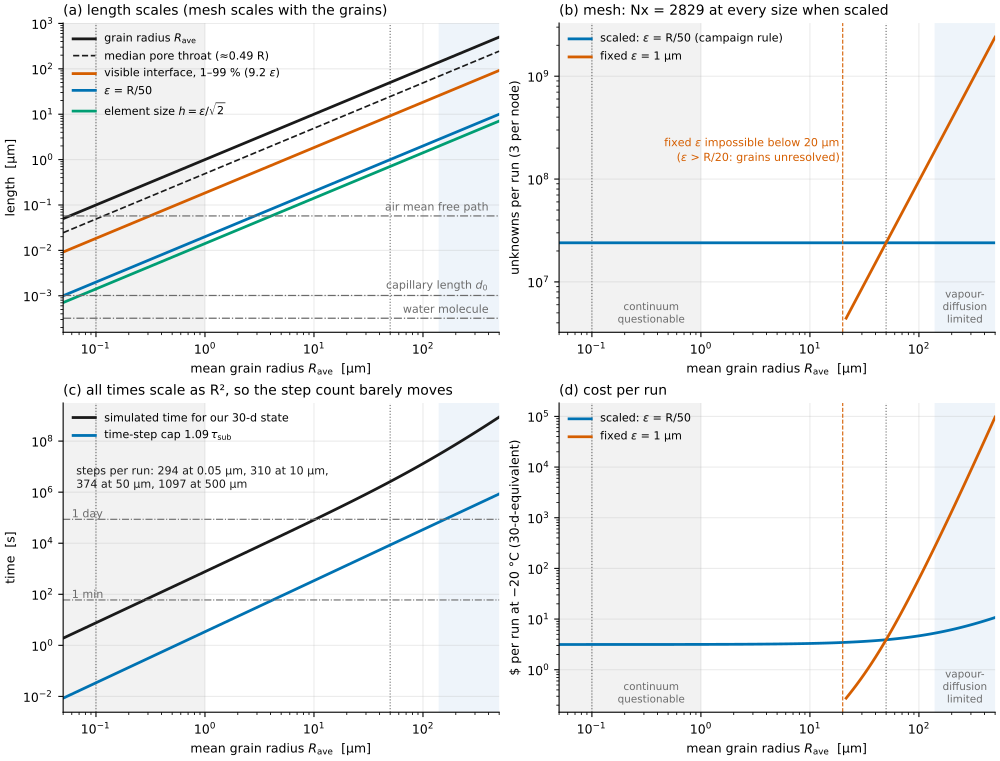

Python code for this plot:
#!/usr/bin/env python3
"""How the mesh, interface width and cost change with mean grain radius.

    venv_enceladus/bin/python studies/grain_size_scaling/grain_size_scaling.py

Sweeps R_ave from 0.05 um to 500 um through the SAME sizing code the campaign
uses (preprocess/comp_eps.py compute_eps, via generate_study_opts.derived_vn
and tau_sub_of), at -20 C, alpha_c = 1e-3, safety 0.5, periodic L = 40 R_ave.

Two ways to change grain size:

  SCALED (the campaign rule): R_feat = R_ave/25, so eps = R_ave/50 and the
      element count is the same at every size. This is what we would do.
  FIXED eps = 1 um (today's mesh spacing kept): the element count grows as
      R_ave^2, and below R_ave = 20 um eps exceeds the geometric bound
      eps <= R_ave/20 (B-CURV) -- the grains are not resolved at all.

Cost model, per 30-day-equivalent run at -20 C (measured 2026-09-30,
studies/keff_sintering/scaling/README.md): 118 core-seconds per million DoF
per phase-field step at 200k DoF/core, 5.2 s x 121 ranks per k_eff sample
(scaled with DoF), 179 samples, $0.012 per core-hour.
Steps = t_equiv/dtmax + 70 (early CFL-limited steps), dtmax = 1.09 tau_sub.

t_equiv is the time to reach the SAME sintering state as our 30 d at 50 um.
Attachment-limited, every time in the problem scales as R^2; with vapour
transport in series (rate ~ 1/(beta_HK + R/D_v)) the time is
    t_equiv = 30 d * (R/50um)^2 * (1 + R/L*) / (1 + 50um/L*),  L* = D_v beta_HK.
This is an estimate of the model's own scaling, not of real snow -- see the
README for what the model leaves out at sub-micron sizes.

Writes grain_size_scaling.csv and grain_size_scaling.{png,pdf} here.
"""
from __future__ import annotations

import csv
import math
import sys
from pathlib import Path

import numpy as np
import matplotlib
matplotlib.use("Agg")
import matplotlib.pyplot as plt

HERE = Path(__file__).resolve().parent
PROJ = HERE.parents[1]
sys.path.insert(0, str(PROJ / "preprocess"))
from comp_eps import (compute_eps, Dv_T, beta_HK, capillary_length,  # noqa: E402
                      rho_vs_sat)
from generate_study_opts import derived_vn, tau_sub_of, DTMAX_OVER_TAU  # noqa: E402

T_C, ALPHA, SAFETY, L_OVER_R = -20.0, 1.0e-3, 0.5, 40.0
R0 = 50e-6                     # campaign grain radius
T0_DAYS = 30.0                 # campaign run length at R0
DOF_PER_NODE = 3
CORE_S_PER_MDOF_STEP = 23.4 * 121 / 24.0   # measured, 121 ranks, 24.0M DoF
KEFF_CORE_S_PER_MDOF = 5.2 * 121 / 24.0
N_KEFF, EARLY_STEPS, RATE = 179, 70, 0.012
TARGET_DOFS_PER_CORE = 200_000
FIXED_EPS = 1.0e-6

# reference lengths
L_STAR = Dv_T(T_C) * beta_HK(T_C, ALPHA)          # attachment/diffusion crossover
D0 = capillary_length(T_C)                         # ice capillary length
LAMBDA_AIR = 0.0665e-6 * (T_C + 273.15) / 293.15   # air mean free path, 1 atm (~T)
A_MOL = 0.32e-9                                    # water molecular spacing
N_VAPOR = rho_vs_sat(T_C) / 2.99e-26               # vapour molecules per m^3


def t_equiv(R):
    return T0_DAYS * 86400 * (R / R0) ** 2 * (1 + R / L_STAR) / (1 + R0 / L_STAR)


def run_cost(dof, steps):
    """$ per run: phase-field steps + k_eff samples, both ~ DoF."""
    core_s = dof / 1e6 * (steps * CORE_S_PER_MDOF_STEP + N_KEFF * KEFF_CORE_S_PER_MDOF)
    return core_s / 3600 * RATE


def scaled(R):
    L = L_OVER_R * R
    p = compute_eps(Lx=L, Ly=L, Rave=R, T0_C=T_C, alpha_c=ALPHA, safety=SAFETY,
                    v_n=derived_vn(T_C, ALPHA, R / 25))
    tau = tau_sub_of(p["eps"], p["beta_uns"], p["d0"])
    dt = DTMAX_OVER_TAU * tau
    te = t_equiv(R)
    steps = te / dt + EARLY_STEPS
    dof = DOF_PER_NODE * p["Nx"] * p["Ny"]
    return dict(R_m=R, L_m=L, eps_m=p["eps"], binding=p["binding"], h_m=p["eps"] / math.sqrt(2),
                band_1_99_m=9.2 * p["eps"], Nx=p["Nx"], dof=dof,
                ranks=math.ceil(dof / TARGET_DOFS_PER_CORE), tau_sub_s=tau, dtmax_s=dt,
                t_equiv_s=te, steps=steps, usd=run_cost(dof, steps),
                delta_heat=p["delta_heat"], R_over_Lstar=R / L_STAR)


def fixed(R):
    """Keep eps = 1 um. Valid only while eps <= R/20 (B-CURV)."""
    L = L_OVER_R * R
    eps = FIXED_EPS
    p = compute_eps(Lx=L, Ly=L, Rave=R, T0_C=T_C, alpha_c=ALPHA, safety=SAFETY,
                    v_n=derived_vn(T_C, ALPHA, 2e-6))
    nx = math.ceil(math.sqrt(2) * L / eps)
    dof = DOF_PER_NODE * nx * nx
    tau = tau_sub_of(eps, p["beta_uns"], p["d0"])
    steps = t_equiv(R) / (DTMAX_OVER_TAU * tau) + EARLY_STEPS
    return dict(Nx=nx, dof=dof, steps=steps, usd=run_cost(dof, steps),
                valid=eps <= 0.05 * R)


def main():
    Rs = np.logspace(math.log10(0.05e-6), math.log10(500e-6), 121)
    A = [scaled(R) for R in Rs]
    B = [fixed(R) for R in Rs]
    rows = [{**a, "fixed_eps_Nx": b["Nx"], "fixed_eps_dof": b["dof"],
             "fixed_eps_steps": b["steps"], "fixed_eps_usd": b["usd"],
             "fixed_eps_valid": b["valid"]} for a, b in zip(A, B)]
    with open(HERE / "grain_size_scaling.csv", "w", newline="") as f:
        w = csv.DictWriter(f, fieldnames=list(rows[0])); w.writeheader(); w.writerows(rows)

    def at(R):
        return min(A, key=lambda r: abs(math.log(r["R_m"] / R)))
    um = Rs * 1e6
    g = lambda k, X=A: np.array([x[k] for x in X])
    valid = np.array([b["valid"] for b in B])

    plt.rcParams.update({"font.size": 9, "axes.titlesize": 10, "axes.labelsize": 9,
                         "legend.fontsize": 8})
    INK, MUTED = "#1a1a1a", "#6b6b6b"
    C1, C2, C3, C4 = "#0072B2", "#D55E00", "#009E73", "#CC79A7"
    fig, ax = plt.subplots(2, 2, figsize=(10, 7.6), constrained_layout=True)

    def mark(a):
        a.axvspan(um[0], 1.0, color="#f2f2f2", zorder=0, lw=0)
        a.axvspan(L_STAR * 1e6, um[-1], color="#eef4fa", zorder=0, lw=0)
        for x, s in ((50, "campaign\n50 µm"), (0.1, "0.1 µm")):
            a.axvline(x, color=MUTED, lw=0.8, ls=":")
        a.set_xscale("log"); a.set_yscale("log"); a.set_xlim(um[0], um[-1])
        a.grid(True, which="major", alpha=0.25)
        for sp in ("top", "right"):
            a.spines[sp].set_visible(False)
        a.set_xlabel(r"mean grain radius $R_\mathrm{ave}$  [µm]")

    # (a) length scales
    a = ax[0, 0]; mark(a)
    a.plot(um, um, color=INK, lw=2, label=r"grain radius $R_\mathrm{ave}$")
    a.plot(um, 0.49 * um, color=INK, lw=1.2, ls="--", label="median pore throat (≈0.49 R)")
    a.plot(um, g("band_1_99_m") * 1e6, color=C2, lw=2, label=r"visible interface, 1–99 % (9.2 $\varepsilon$)")
    a.plot(um, g("eps_m") * 1e6, color=C1, lw=2, label=r"$\varepsilon$ = R/50")
    a.plot(um, g("h_m") * 1e6, color=C3, lw=2, label=r"element size $h=\varepsilon/\sqrt{2}$")
    for y, s in ((LAMBDA_AIR * 1e6, "air mean free path"), (D0 * 1e6, r"capillary length $d_0$"),
                 (A_MOL * 1e6, "water molecule")):
        a.axhline(y, color=MUTED, lw=0.9, ls="-.")
        a.text(um[-1] * 0.8, y * 1.15, s, ha="right", va="bottom", color=MUTED, fontsize=8)
    a.set_ylabel("length  [µm]")
    a.set_title("(a) length scales (mesh scales with the grains)", loc="left")
    a.legend(frameon=False, loc="upper left")

    # (b) mesh size
    a = ax[0, 1]; mark(a)
    a.plot(um, g("dof"), color=C1, lw=2, label=r"scaled: $\varepsilon$ = R/50 (campaign rule)")
    fd = g("dof", B)
    a.plot(um[valid], fd[valid], color=C2, lw=2, label=r"fixed $\varepsilon$ = 1 µm")
    a.axvline(20, color=C2, lw=0.8, ls="--")
    a.text(19, 0.55, r"fixed $\varepsilon$ impossible below 20 µm" "\n" r"($\varepsilon$ > R/20: grains unresolved)",
           ha="right", color=C2, fontsize=8, transform=a.get_xaxis_transform())
    a.set_ylabel("unknowns per run (3 per node)")
    a.set_title(f"(b) mesh: Nx = {A[0]['Nx']} at every size when scaled", loc="left")
    a.legend(frameon=False, loc="upper left")

    # (c) time scales
    a = ax[1, 0]; mark(a)
    a.plot(um, g("t_equiv_s"), color=INK, lw=2, label="simulated time for our 30-d state")
    a.plot(um, g("dtmax_s"), color=C1, lw=2, label=r"time-step cap $1.09\,\tau_\mathrm{sub}$")
    st = g("steps")
    a.text(0.03, 0.80, f"steps per run: {st[0]:.0f} at 0.05 µm, {at(10e-6)['steps']:.0f} at 10 µm,\n"
           f"{at(50e-6)['steps']:.0f} at 50 µm, {st[-1]:.0f} at 500 µm",
           transform=a.transAxes, ha="left", va="top", fontsize=8, color=INK)
    for y, s in ((60, "1 min"), (86400, "1 day")):
        a.axhline(y, color=MUTED, lw=0.8, ls="-.")
        a.text(um[0] * 1.2, y * 1.2, s, color=MUTED, fontsize=8)
    a.set_ylabel("time  [s]")
    a.set_title("(c) all times scale as R², so the step count barely moves", loc="left")
    a.legend(frameon=False, loc="upper left")

    # (d) cost
    a = ax[1, 1]; mark(a)
    a.plot(um, g("usd"), color=C1, lw=2, label=r"scaled: $\varepsilon$ = R/50")
    fu = g("usd", B)
    a.plot(um[valid], fu[valid], color=C2, lw=2, label=r"fixed $\varepsilon$ = 1 µm")
    a.axvline(20, color=C2, lw=0.8, ls="--")
    a.set_ylabel("$ per run at −20 °C (30-d-equivalent)")
    a.set_title("(d) cost per run", loc="left")
    a.legend(frameon=False, loc="upper left")

    for a in (ax[0, 1], ax[1, 1]):
        a.text(0.35, 0.02, "continuum\nquestionable", transform=a.get_xaxis_transform(),
               ha="center", va="bottom", color=MUTED, fontsize=7.5)
        a.text(math.sqrt(L_STAR * 1e6 * um[-1]), 0.02, "vapour-\ndiffusion\nlimited",
               transform=a.get_xaxis_transform(), ha="center", va="bottom", color=MUTED, fontsize=7.5)
    fig.savefig(HERE / "grain_size_scaling.png", dpi=200)
    fig.savefig(HERE / "grain_size_scaling.pdf")

    print(f"L* = {L_STAR*1e6:.0f} um, d0 = {D0*1e9:.2f} nm, air mfp = {LAMBDA_AIR*1e9:.0f} nm")
    for R in (0.05e-6, 0.1e-6, 1e-6, 10e-6, 50e-6, 500e-6):
        r = at(R); b = B[A.index(r)]
        print(f"R={r['R_m']*1e6:8.3f} um  L={r['L_m']*1e6:9.2f} um  eps={r['eps_m']*1e9:9.2f} nm "
              f"({r['binding']})  Nx={r['Nx']}  DoF={r['dof']:.3g}  tau={r['tau_sub_s']:.3g}s  "
              f"t_eq={r['t_equiv_s']:.3g}s  steps={r['steps']:.0f}  ${r['usd']:.2f}  "
              f"delta={r['delta_heat']:.3f} | fixed-eps DoF={b['dof']:.3g} ${b['usd']:.3g} valid={b['valid']}")
    print(f"vapour molecules in a 100 nm cube at -20 C: {N_VAPOR*1e-21:.0f}")
    print(f"wrote {HERE/'grain_size_scaling.png'}, .pdf, .csv")


if __name__ == "__main__":
    main()
